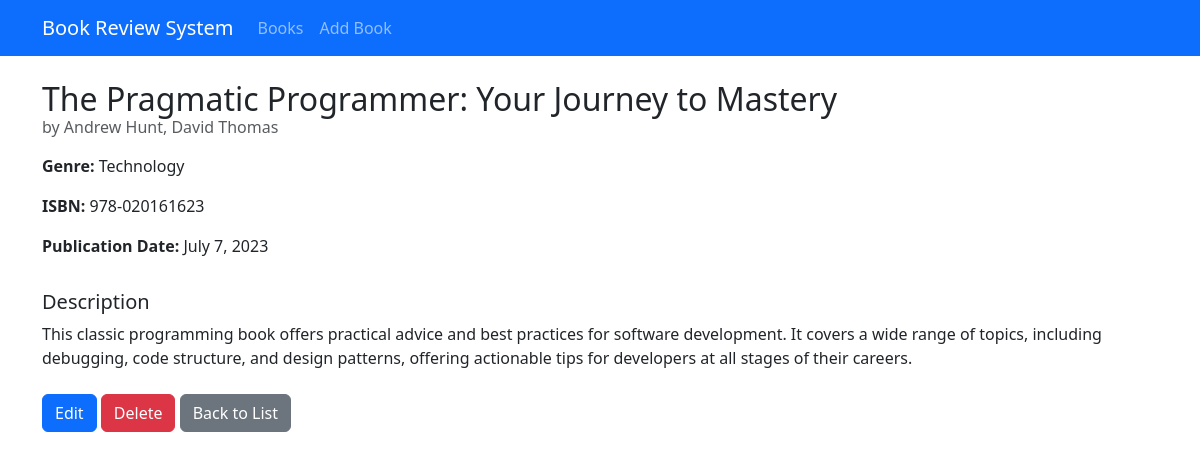
The app's page /book-detail/2/ with its own data.
### book/models.py (models this page shows, shortened)
class Book(models.Model):
    title = models.CharField(max_length=100)
    author = models.CharField(max_length=100)
    description = models.TextField()
    isbn = models.CharField('ISBN', max_length=13, unique=True)
    genre = models.CharField(max_length=20, choices=GENRE_CHOICES)
    publication_date = models.DateField()
    average_rating = models.DecimalField(
        max_digits=3,
        decimal_places=2,
        validators=[MinValueValidator(0), MaxValueValidator(5)],
        default=0
    )
    created_at = models.DateTimeField(auto_now_add=True)
    updated_at = models.DateTimeField(auto_now=True)

### book/views.py (the view)
# urls.py: path('book-detail/<int:pk>/', views.book_detail, name='book-detail'),
def book_detail(request, pk):
    book = Book.objects.get(pk=pk)
    return render(request, 'book/book_detail.html', {'book':book})

### book/templates/book/book_detail.html (shortened to what this page needs)
{% extends 'book/base.html' %}
{% block content %}
<div class="card-body">
    <h2 class="card-title">{{book.title}}</h2>
    <h6 class="card-subtitle mb-3 text-muted">by {{book.author}}</h6>
    <div class="row mb-3">
        <div class="col-md-6">
            <p><strong>Genre:</strong> {{book.get_genre_display}}</p>
            <p><strong>ISBN:</strong> {{book.isbn}}</p>
            <p><strong>Publication Date:</strong> {{book.publication_date}}</p>
        </div>
    </div>
    <h5>Description</h5>
    <p class="card-text">{{book.description}}</p>
    <div class="mt-4">
        <a href="{% url 'book-update' pk=book.pk %}" class="btn btn-primary">Edit</a>
        <a href="{% url 'book-delete' pk=book.pk %}" class="btn btn-danger">Delete</a>
        <a href="{% url 'books-list' %}" class="btn btn-secondary">Back to List</a>
    </div>
{% endblock content %}

### records on screen
Book: title "The Pragmatic Programmer: Your Journey to Mastery", author "Andrew Hunt, David Thomas", genre "Technology", isbn "978-020161623", publication_date "July 7, 2023", description "This classic programming book offers practical advice and best practices for software development. It covers a wide range of topics, including debugging, code structure, and design patterns, offering actionable tips for developers at all stages of their careers."
